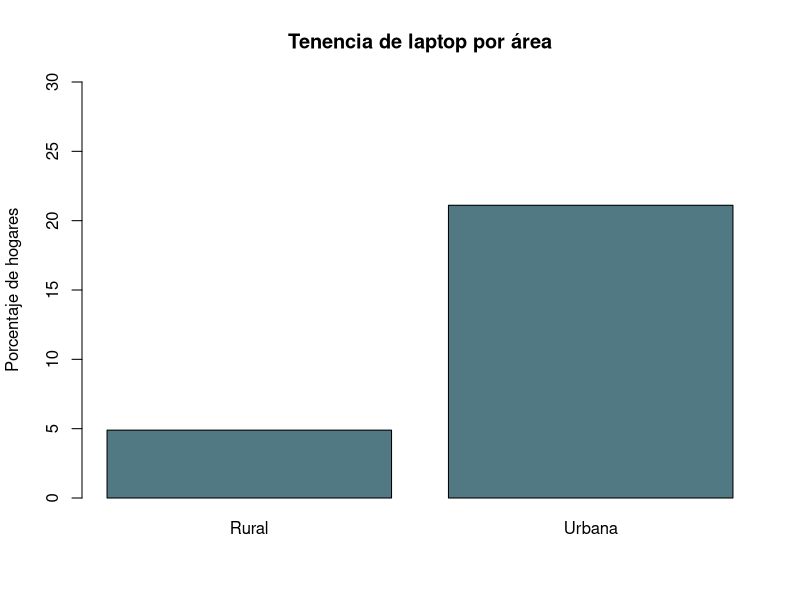
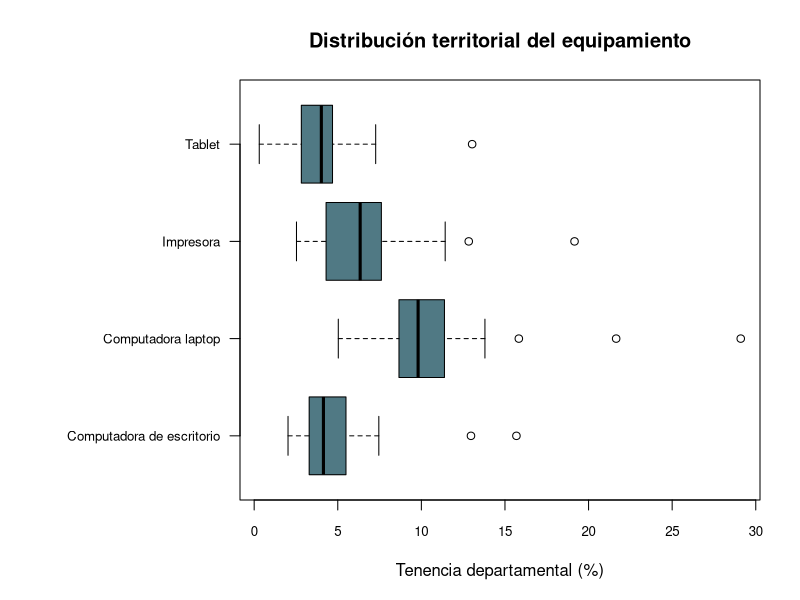
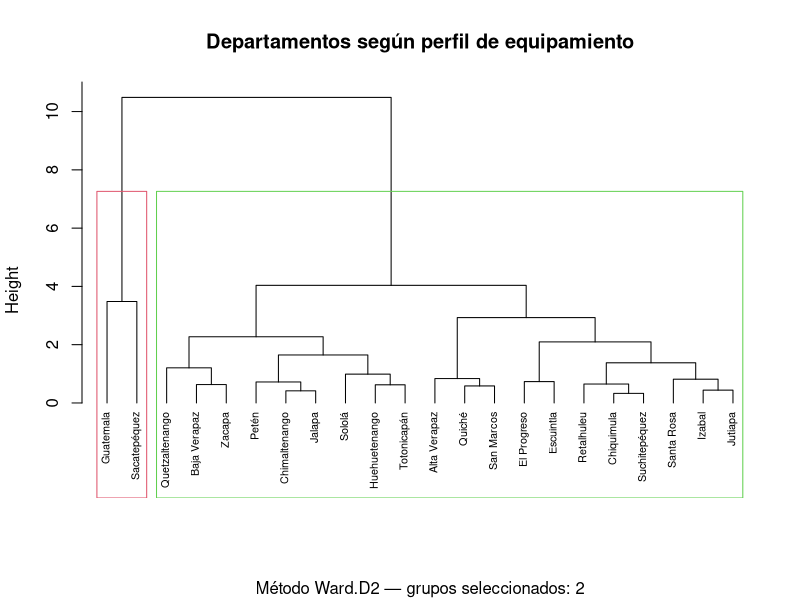

Source code (R) for these figures, in order:
# Análisis complementario en R
# Ejecutar desde la raíz del proyecto de RStudio.

datos <- read.csv(
  "datos/equipamiento_preparado.csv",
  fileEncoding = "UTF-8-BOM",
  stringsAsFactors = FALSE
)

# Validar estructura y claves
stopifnot(
  nrow(datos) == 7400,
  !anyDuplicated(datos[c("GrupoID", "ArticuloClave")])
)

# Seleccionar laptops y hogares con pobreza clasificada
laptops <- subset(
  datos,
  ArticuloClave == "2-2" & Pobreza != "Sin clasificar"
)

# Sumar conteos expandidos por área
resumen_area <- aggregate(
  cbind(ConArticulo, HogaresExpandido) ~ Area,
  data = laptops,
  FUN = sum
)

resumen_area$TenenciaPct <- with(
  resumen_area,
  100 * ConArticulo / HogaresExpandido
)

print(resumen_area)

# Visualización generada en R
barplot(
  resumen_area$TenenciaPct,
  names.arg = resumen_area$Area,
  col = "#507984",
  main = "Tenencia de laptop por área",
  ylab = "Porcentaje de hogares",
  ylim = c(0, 30)
)

# Tasas por departamento para los cuatro equipos
digital <- subset(
  datos,
  EsEquipoDigital == 1 & Pobreza != "Sin clasificar"
)

tasas_departamento <- aggregate(
  cbind(ConArticulo, HogaresExpandido) ~ Departamento + Articulo,
  data = digital,
  FUN = sum
)

tasas_departamento$TenenciaPct <- with(
  tasas_departamento,
  100 * ConArticulo / HogaresExpandido
)

# Distribución de las 22 tasas departamentales por equipo
estadisticas <- do.call(
  rbind,
  lapply(split(tasas_departamento, tasas_departamento$Articulo),
         function(x) {
           v <- x$TenenciaPct
           data.frame(
             Articulo = x$Articulo[1],
             Departamentos = length(v),
             Minimo = min(v),
             Mediana = median(v),
             Media = mean(v),
             Maximo = max(v),
             Desviacion = sd(v)
           )
         })
)

rownames(estadisticas) <- NULL
print(estadisticas, digits = 4)

write.csv(
  estadisticas,
  "datos/estadisticas_departamentales_R.csv",
  row.names = FALSE
)

margen_anterior <- par(mar = c(5, 12, 4, 2))

boxplot(
  TenenciaPct ~ Articulo,
  data = tasas_departamento,
  horizontal = TRUE,
  las = 1,
  col = "#507984",
  xlab = "Tenencia departamental (%)",
  ylab = "",
  main = "Distribución territorial del equipamiento",
  cex.axis = 0.8
)

par(margen_anterior)

# Una fila por departamento y una columna por equipo
matriz_equipos <- as.matrix(
  xtabs(
    TenenciaPct ~ Departamento + Articulo,
    data = tasas_departamento
  )
)

stopifnot(
  nrow(matriz_equipos) == 22,
  ncol(matriz_equipos) == 4,
  all(is.finite(matriz_equipos))
)

# Correlaciones entre tasas departamentales
correlaciones <- cor(matriz_equipos, method = "spearman")

print(round(correlaciones, 3))

write.csv(
  correlaciones,
  "datos/correlaciones_departamentales_R.csv"
)

# Segmentación exploratoria de los 22 departamentos
# Estandarizar: cada equipo tendrá igual peso en la distancia.
stopifnot(all(apply(matriz_equipos, 2, sd) > 0))
equipos_estandarizados <- scale(matriz_equipos)

distancias <- dist(equipos_estandarizados, method = "euclidean")
modelo_jerarquico <- hclust(distancias, method = "ward.D2")

# Comparar entre 2 y 5 grupos mediante silueta promedio
evaluacion_clusters <- data.frame(
  Grupos = 2:5,
  SiluetaPromedio = sapply(2:5, function(k) {
    grupos <- cutree(modelo_jerarquico, k = k)
    mean(cluster::silhouette(grupos, distancias)[, "sil_width"])
  })
)

print(evaluacion_clusters)

mejor_k <- evaluacion_clusters$Grupos[
  which.max(evaluacion_clusters$SiluetaPromedio)
]

grupos_departamentos <- cutree(modelo_jerarquico, k = mejor_k)

segmentacion <- data.frame(
  Departamento = rownames(matriz_equipos),
  Grupo = unname(grupos_departamentos),
  row.names = NULL
)

segmentacion <- segmentacion[
  order(segmentacion$Grupo, segmentacion$Departamento),
]

print(segmentacion)

# Perfiles: medias departamentales en porcentajes originales
tabla_equipos <- as.data.frame.matrix(matriz_equipos)

stopifnot(
  nrow(tabla_equipos) == length(grupos_departamentos)
)

perfiles_clusters <- aggregate(
  tabla_equipos,
  by = list(Grupo = unname(grupos_departamentos)),
  FUN = mean
)

print(perfiles_clusters, digits = 4)
print(table(grupos_departamentos))

write.csv(
  evaluacion_clusters,
  "datos/evaluacion_clusters_R.csv",
  row.names = FALSE
)

write.csv(
  segmentacion,
  "datos/segmentacion_departamentos_R.csv",
  row.names = FALSE
)

write.csv(
  perfiles_clusters,
  "datos/perfiles_clusters_R.csv",
  row.names = FALSE
)

plot(
  modelo_jerarquico,
  main = "Departamentos según perfil de equipamiento",
  xlab = "",
  sub = paste("Método Ward.D2 — grupos seleccionados:", mejor_k),
  cex = 0.65,
  hang = -1
)

rect.hclust(modelo_jerarquico, k = mejor_k, border = 2:6)
